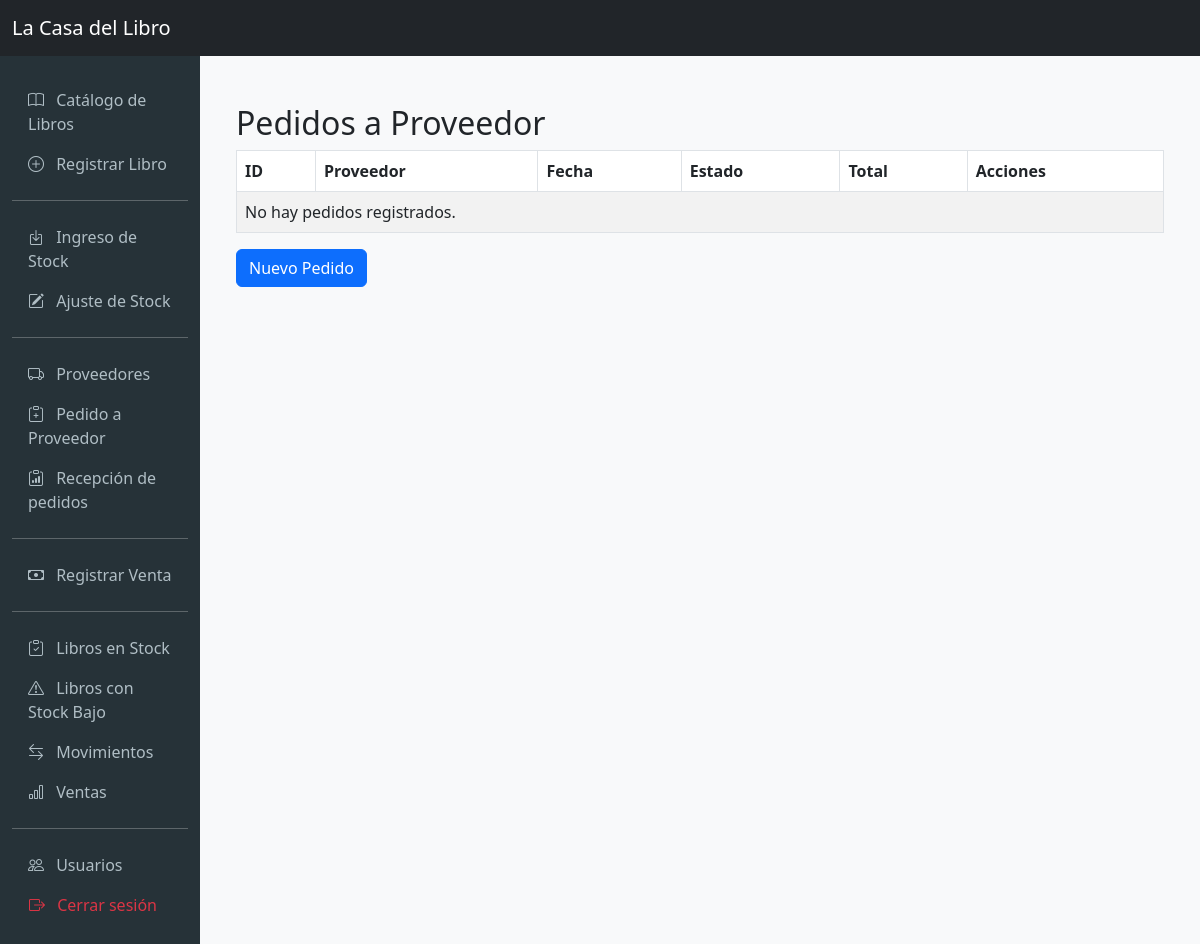
The app's page /pedidos/ (signed in), older data.
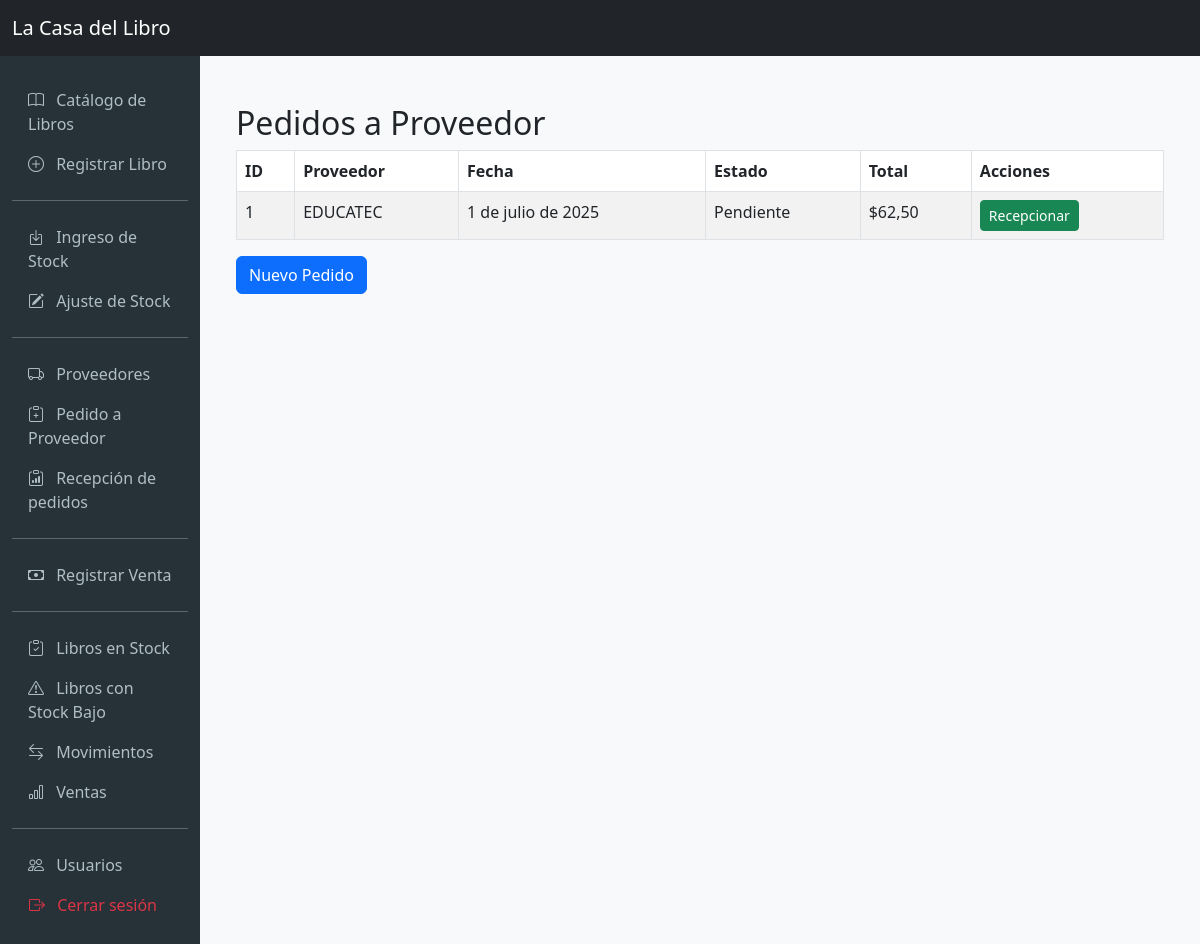
The same page, newer data.
### pedidos/models.py (models this page shows, shortened)
class PedidoProveedor(models.Model):
    ESTADO_CHOICES = [
        ('Pendiente', 'Pendiente'),
        ('Enviado', 'Enviado'),
        ('Recibido Parcial', 'Recibido Parcial'),
        ('Completado', 'Completado'),
        ('Cancelado', 'Cancelado'),
    ]
    proveedor = models.ForeignKey(Proveedor, on_delete=models.PROTECT, related_name='pedidos')
    fecha_pedido = models.DateField(auto_now_add=True)
    estado_pedido = models.CharField(max_length=50, choices=ESTADO_CHOICES, default='Pendiente')
    total_pedido = models.DecimalField(max_digits=10, decimal_places=2, default=0.00)

### proveedores/models.py (models this page shows)
class Proveedor(models.Model):
    nombre_proveedor = models.CharField(max_length=255, unique=True)
    contacto_principal = models.CharField(max_length=255, blank=True, null=True)
    telefono = models.CharField(max_length=50, blank=True, null=True)
    email = models.EmailField(blank=True, null=True)
    def __str__(self):
        return self.nombre_proveedor

### pedidos/views.py (the view)
# urls.py: path('', PedidoProveedorListView.as_view(), name='pedido_list'),
class PedidoProveedorListView(LoginRequiredMixin, PermissionRequiredMixin, ListView):
    model = PedidoProveedor
    template_name = 'pedidos/pedido_list.html'
    context_object_name = 'pedidos'
    permission_required = 'pedidos.view_pedidoproveedor'
    queryset = PedidoProveedor.objects.all().order_by('-fecha_pedido')

### pedidos/templates/pedidos/pedido_list.html
{% extends 'base.html' %}
{% block content %}
<div class="container mt-4">
    <h2>Pedidos a Proveedor</h2>
    <table class="table table-bordered table-striped">
        <thead>
            <tr>
                <th>ID</th>
                <th>Proveedor</th>
                <th>Fecha</th>
                <th>Estado</th>
                <th>Total</th>
                <th>Acciones</th>
            </tr>
        </thead>
        <tbody>
            {% for pedido in pedidos %}
            <tr>
                <td>{{ pedido.id }}</td>
                <td>{{ pedido.proveedor }}</td>
                <td>{{ pedido.fecha_pedido }}</td>
                <td>{{ pedido.estado_pedido }}</td>
                <td>${{ pedido.total_pedido }}</td>
                <td>
                    {% if pedido.estado_pedido == 'Pendiente' %}
                        <a href="{% url 'pedido_recepcion' pedido.id %}" class="btn btn-sm btn-success">Recepcionar</a>
                    {% else %}
                        <span class="text-muted">No disponible</span>
                    {% endif %}
                </td>
            </tr>
            {% empty %}
            <tr><td colspan="6">No hay pedidos registrados.</td></tr>
            {% endfor %}
        </tbody>
    </table>
    <a href="{% url 'pedido_create' %}" class="btn btn-primary">Nuevo Pedido</a>
</div>
{% endblock %}

### templates/base.html (shortened to what this page needs)
<!DOCTYPE html>
<html lang="es">
<head>
    <link href="https://cdn.jsdelivr.net/npm/bootstrap@5.3.0/dist/css/bootstrap.min.css" rel="stylesheet">
</head>
<body>
    <nav class="navbar navbar-expand-lg navbar-dark bg-dark mb-0">
        <div class="container-fluid">
            <a class="navbar-brand" href="#">La Casa del Libro</a>
        </div>
    </nav>
    <div class="container-fluid">
        <div class="row">
            {% if request.user.is_authenticated %}
            <nav class="col-md-2 d-none d-md-block sidebar py-4">
                <div class="position-sticky">
                    <ul class="nav flex-column">
                        <li class="nav-item"><a class="nav-link" href="{% url 'libro_list' %}"><i class="bi bi-book"></i> Catálogo de Libros</a></li>
                        <li class="nav-item"><a class="nav-link" href="{% url 'libro_create' %}"><i class="bi bi-plus-circle"></i> Registrar Libro</a></li>
                        <li class="nav-item"><hr></li>
                        <li class="nav-item"><a class="nav-link" href="{% url 'entrada_manual' %}"><i class="bi bi-box-arrow-in-down"></i> Ingreso de Stock</a></li>
                        <li class="nav-item"><a class="nav-link" href="{% url 'ajuste_stock' %}"><i class="bi bi-pencil-square"></i> Ajuste de Stock</a></li>
                        <li class="nav-item"><hr></li>
                        <li class="nav-item"><a class="nav-link" href="{% url 'proveedor_list' %}"><i class="bi bi-truck"></i> Proveedores</a></li>
                        <li class="nav-item"><a class="nav-link" href="{% url 'pedido_create' %}"><i class="bi bi-clipboard-plus"></i> Pedido a Proveedor</a></li>
                        <li class="nav-item"><a class="nav-link" href="{% url 'pedido_list' %}"><i class="bi bi-clipboard-data"></i> Recepción de pedidos</a></li>
                        <li class="nav-item"><hr></li>
                        <li class="nav-item"><a class="nav-link" href="{% url 'venta_create' %}"><i class="bi bi-cash"></i> Registrar Venta</a></li>
                        <li class="nav-item"><hr></li>
                        <li class="nav-item"><a class="nav-link" href="{% url 'reporte_libros_stock' %}"><i class="bi bi-clipboard-check"></i> Libros en Stock</a></li>
                        <li class="nav-item"><a class="nav-link" href="{% url 'reporte_libros_stock_bajo' %}"><i class="bi bi-exclamation-triangle"></i> Libros con Stock Bajo</a></li>
                        <li class="nav-item"><a class="nav-link" href="{% url 'reporte_movimientos_inventario' %}"><i class="bi bi-arrow-left-right"></i> Movimientos</a></li>
                        <li class="nav-item"><a class="nav-link" href="{% url 'reporte_ventas' %}"><i class="bi bi-bar-chart"></i> Ventas</a></li>
                        <li class="nav-item"><hr></li>
                        <li class="nav-item"><a class="nav-link" href="{% url 'usuario_list' %}"><i class="bi bi-people"></i> Usuarios</a></li>
                        <li class="nav-item">
                            <form id="logout-form" method="post" action="{% url 'logout' %}" style="margin-left:17px;">
                                <button type="submit" class="nav-link text-danger" style="background:none;border:none;padding-left:0;">
                                    <i class="bi bi-box-arrow-right"></i> Cerrar sesión
                                </button>
                            </form>
                        </li>
                    </ul>
                </div>
            </nav>
            {% endif %}
            <main class="col-md-9 ms-sm-auto col-lg-10 px-md-4 py-4">
                {% block content %}{% endblock %}
            </main>
        </div>
    </div>
    <link rel="stylesheet" href="https://cdn.jsdelivr.net/npm/bootstrap-icons@1.10.5/font/bootstrap-icons.css">
</body>
</html>

### templates/base.html (style rules this page uses)
body { background-color: #f8f9fa; }
.sidebar { min-height: 100vh; background: #263238; color: #fff; }
.sidebar .nav-link { color: #b0bec5; }
.sidebar .nav-link i { margin-right: 8px; }

Row changes from the older to the newer data that the page shows:
added PedidoProveedor: id "1", proveedor "EDUCATEC", fecha_pedido "1 de julio de 2025", estado_pedido "Pendiente", total_pedido "62,50", shows "Recepcionar"
Text that changed along with them:
text no longer shown: "No hay pedidos registrados."
